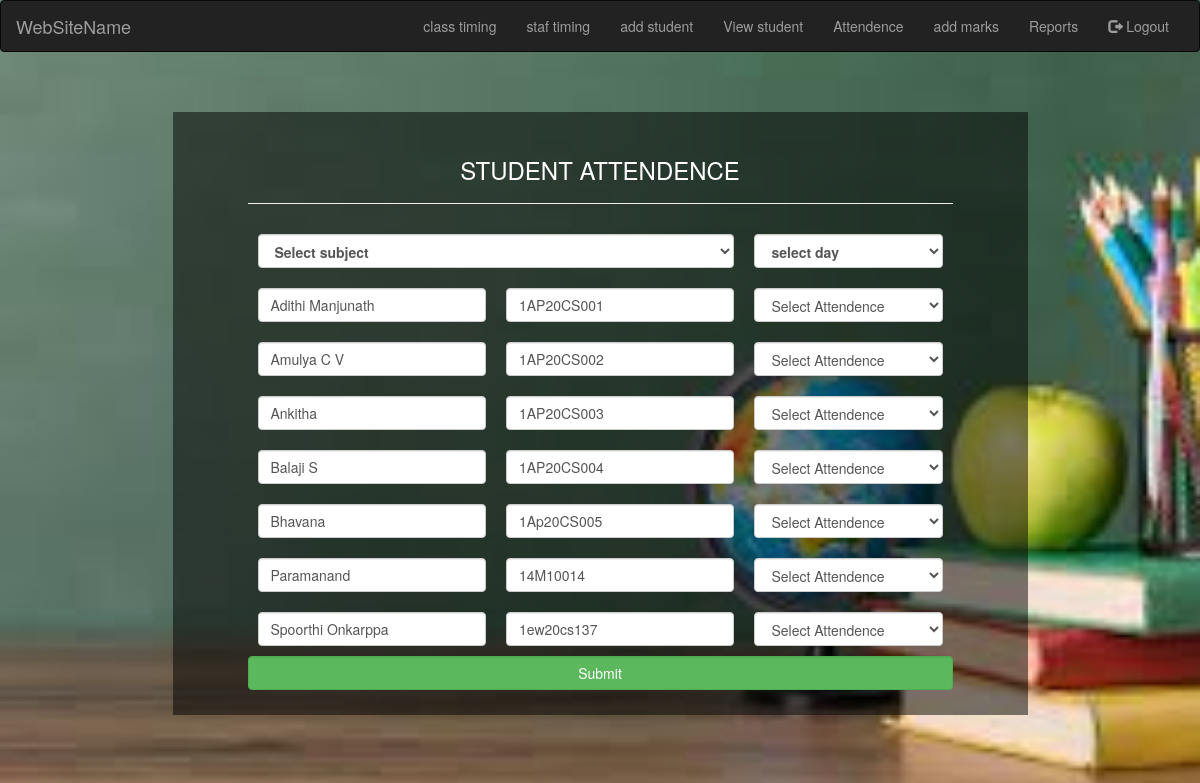
/attendence, run on the app's committed database.
### tables this page shows
CREATE TABLE students(name TEXT, phone TEXT, email TEXT, usn TEXT, sem TEXT, branch TEXT);

### app.py (the view)
@app.route('/attendence')
def attendence():
    con = sqlite3.connect('database.db')
    cr = con.cursor()
    cr.execute("select name, usn from students")
    result = cr.fetchall()
    if result:
        names = []
        usns = []
        for row in result:
            names.append(row[0])
            usns.append(row[1])
        return render_template('attendence.html', names = names, usns=usns, n=len(names))
    else:
        return render_template('attendence.html', msg = 'student data not found')

### templates/attendence.html (shortened to what this page needs)
<!DOCTYPE html>
<html lang="en">
<head>
  <link rel="stylesheet" href="https://maxcdn.bootstrapcdn.com/bootstrap/3.4.1/css/bootstrap.min.css">
</head>
<body >
<nav class="navbar navbar-inverse">
  <div class="container-fluid">
    <div class="navbar-header">
      <a class="navbar-brand" >WebSiteName</a>
    </div>
    <div class="collapse navbar-collapse" id="myNavbar">
      <ul class="nav navbar-nav navbar-right">
        <li><a href="/class_time">class timing</a></li>
        <li><a href="/staff_time">staf timing</a></li>
        <li><a href="/addstudent">add student</a></li>
        <li><a href="/viewstudents">View student</a></li>
        <li><a href="/attendence">Attendence</a></li>
        <li><a href="/addmarks">add marks</a></li>
        <li><a href="/reports_page">Reports</a></li>
        <li><a  href="{{ url_for('logout')}}"><span class="glyphicon glyphicon-log-out"></span> Logout</a></li>
    </ul>
    </div>
  </div>
</nav>
<div class="container">
  {% if names %}
  <form action="/take_attendence" method="post" id="form2">
    <center><h3>STUDENT ATTENDENCE</h3></center>
    <hr>
  <table>
    <tr>
      <th colspan="2">
        <select name="subject" class="form-control" id="subject">
          <option value="">Select subject</option>
        </select>
      </th>
      <th>
        <select name="day" class="form-control" id="day">
          <option value="">select day</option>
    </select>
      </th>
    </tr>
    {% for i in range(n) %}
    <tr>
      <td>
        <input type="text" name="name{{i}}" class="form-control" id="name" value="{{names[i]}}">
      </td>
      <td>
        <input type="text" name="usn{{i}}" class="form-control" id="usn" value="{{usns[i]}}">
      </td>
      <td>
          <select name="AP{{i}}" class="form-control" id="AP" required>
            <option value="">Select Attendence</option>
          </select>
      </td>
    </tr>
    {% endfor %}
  </table>
  <input type="submit" class="btn btn-success form-control">
    </form>
  {% endif %}
</div>
</body>
</html>

### templates/attendence.html (style rules this page uses)
body { background-repeat: no-repeat; background-size: cover; background-attachment: fixed; }
#form1, #form2, #form3 { width: 75%; margin: 40px auto; padding: 25px 75px; background-color: rgba(0, 0, 0, 0.50); color: white; }
table { width: 100%; }
table tr td, table tr th { padding: 10px; }

### data on the page
students: name "Adithi Manjunath", usn "1AP20CS001"
students: name "Amulya C V", usn "1AP20CS002"
students: name "Ankitha", usn "1AP20CS003"
students: name "Balaji S", usn "1AP20CS004"
students: name "Bhavana", usn "1Ap20CS005"
students: name "Paramanand", usn "14M10014"
students: name "Spoorthi Onkarppa", usn "1ew20cs137"
